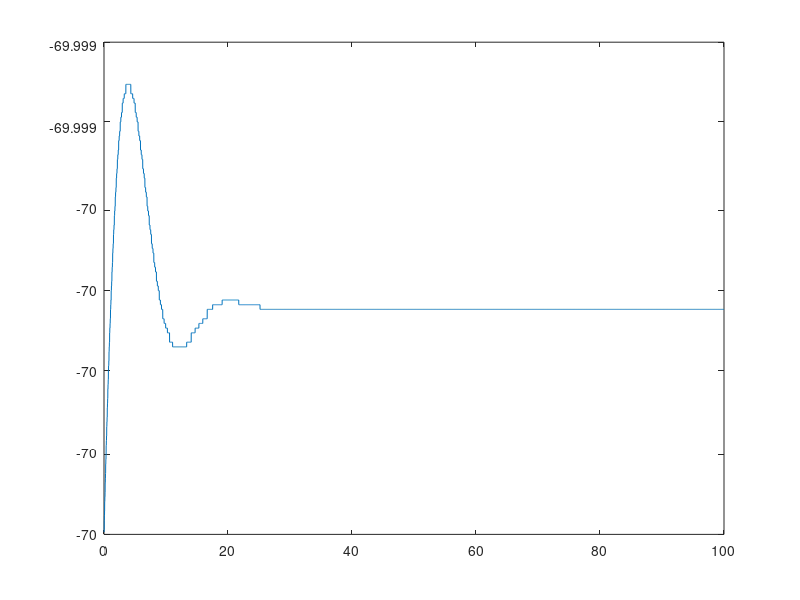
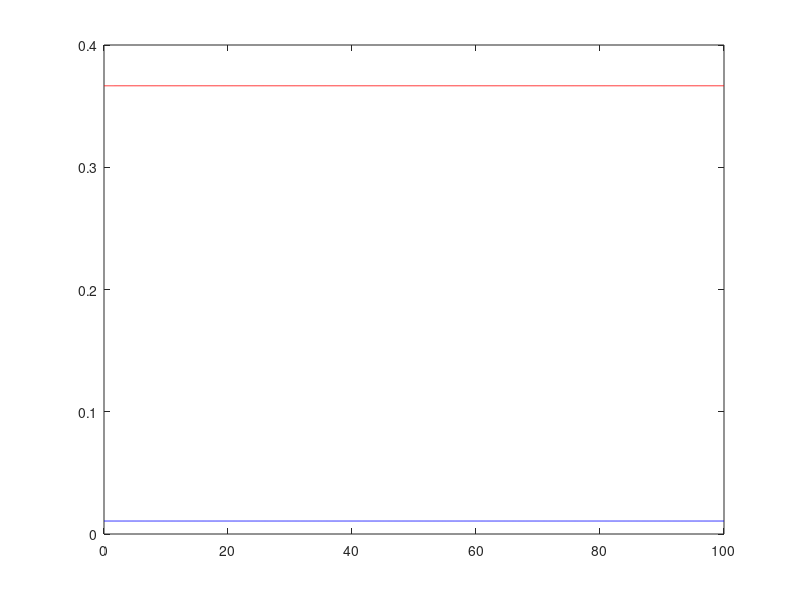

MATLAB code to generate these figures, in order:
%Initialize all constants
g_k = 36;
g_na = 120;
g_l = .3;
e_k = -12;
e_na = 115;
e_l = 10.6;
v_rest = -70;
c_m = 1;
I = 0;

%Introduce all variables
% v_m = membrane voltage
% m = probability of active sodium channels
% h = probability of inactive sodium channels
% n = probability of active potassium channels

v_m = 0; %start membrane at 0 for the purposes of solving the differential equations

step = .01;
t = 0:step:100;

%Initial conditions
a_m = .1*((25-v_m)/(exp((25-v_m)/10)-1));
b_m = 4*exp(-v_m/18);
a_h = .07*exp(-v_m/20);
b_h = 1/(exp((30-v_m)/10)+1);
a_n = .01*((10-v_m)/(exp((10-v_m)/10)-1));
b_n = .125*exp(-v_m/80);

m = a_m/(a_m + b_m);
h = a_h/(a_h + b_h);
n = a_n/(a_n + b_n);

G_na = (m^3)*g_na*h;
G_k = (n^4)*g_k;
G_l = g_l;

%main loop over 100 ms: calculate probability coeffs, ion channel currents,
%and run euler's method to obtain next point in time
for i = 1:length(t)-1

a_m(i) = .1*((25-v_m(i))/(exp((25-v_m(i))/10)-1));
b_m(i) = 4*exp(-v_m(i)/18);
a_h(i) = .07*exp(-v_m(i)/20);
b_h(i) = 1/(exp((30-v_m(i))/10)+1);
a_n(i) = .01*((10-v_m(i))/(exp((10-v_m(i))/10)-1));
b_n(i) = .125*exp(-v_m(i)/80);

i_na = (m(i)^3)*g_na*h(i)*(v_m(i) - e_na);
G_na(i+1) = (m(i)^3)*g_na*h(i);
i_k = (n(i)^4)*g_k*(v_m(i) - e_k);
G_k(i+1) = (n(i)^4)*g_k;
i_l = g_l*(v_m(i) - e_l);
G_l = g_l;
i_ion = I - i_na - i_k - i_l;

v_m(i+1) = v_m(i) + (step*(i_ion/c_m));
m(i+1) = m(i) + (step*((a_m(i)*(1-m(i)))-(b_m(i)*m(i))));
h(i+1) = h(i) + (step*((a_h(i)*(1-h(i)))-(b_h(i)*h(i))));
n(i+1) = n(i) + (step*((a_n(i)*(1-n(i)))-(b_n(i)*n(i))));

end

v_m = v_m + v_rest; %shift resting potential down to -70mV

plot(t,v_m);
figure
plot(t,G_k,'r',t,G_na,'b');



